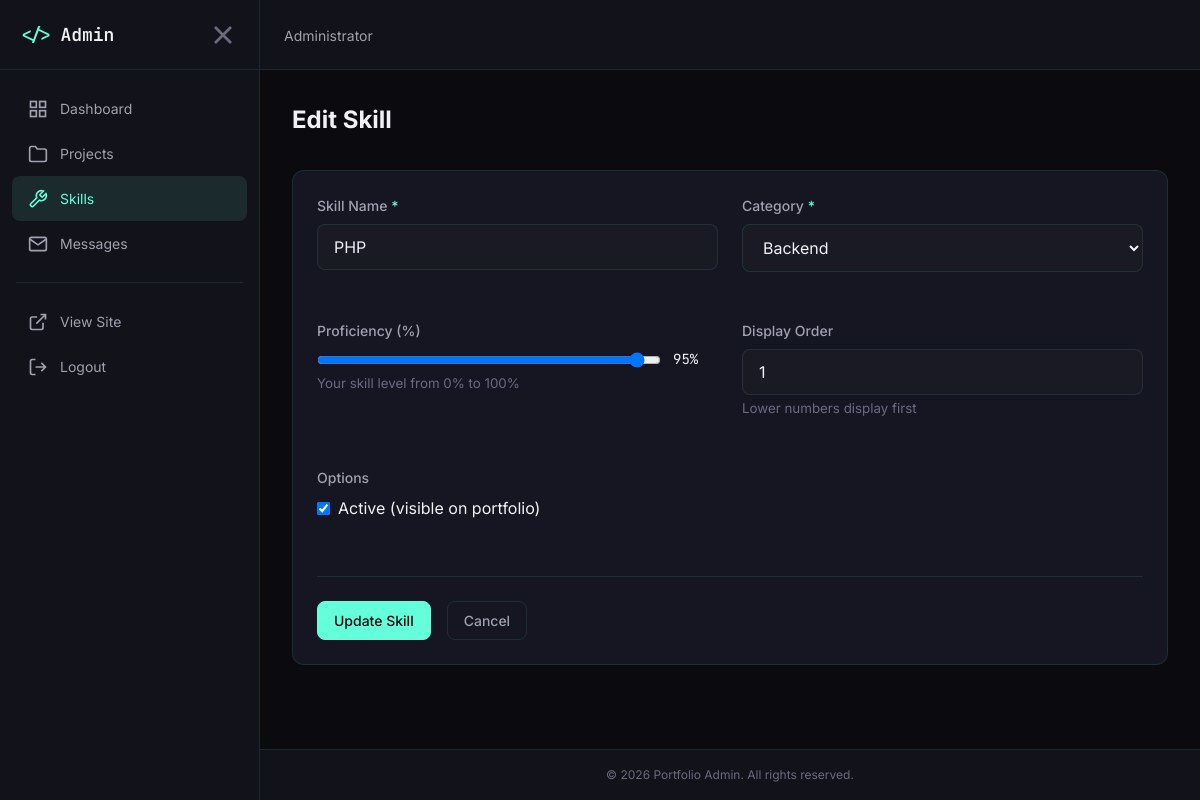
The app's page /admin/skill-form.php?id=1 (signed in) with its own data.
### tables this page shows
CREATE TABLE IF NOT EXISTS `skills` (
  `id` int(11) NOT NULL AUTO_INCREMENT,
  `name` varchar(100) NOT NULL,
  `category` varchar(50) DEFAULT 'Other',
  `icon` varchar(255) DEFAULT NULL,
  `proficiency` int(11) DEFAULT 80,
  `display_order` int(11) DEFAULT 0,
  `is_active` tinyint(1) DEFAULT 1,
  `created_at` timestamp DEFAULT CURRENT_TIMESTAMP,
  `updated_at` timestamp DEFAULT CURRENT_TIMESTAMP ON UPDATE CURRENT_TIMESTAMP,
  PRIMARY KEY (`id`),
  UNIQUE KEY `name` (`name`)
);

### includes/database.php (called while the page is built, shortened)
<?php
class Database {
    private static ?PDO $instance = null;
    public static function getInstance(): PDO {
        if (self::$instance === null) {
            try {
                $dsn = "mysql:host=" . DB_HOST . ";dbname=" . DB_NAME . ";charset=" . DB_CHARSET;
                $options = [
                    PDO::ATTR_ERRMODE => PDO::ERRMODE_EXCEPTION,
                    PDO::ATTR_DEFAULT_FETCH_MODE => PDO::FETCH_ASSOC,
                    PDO::ATTR_EMULATE_PREPARES => false,
                    PDO::MYSQL_ATTR_INIT_COMMAND => "SET NAMES " . DB_CHARSET . " COLLATE utf8mb4_unicode_ci"
                ];
                self::$instance = new PDO($dsn, DB_USER, DB_PASS, $options);
            } catch (PDOException $e) {
                error_log("Database connection failed: " . $e->getMessage());
                throw new Exception("Database connection failed. Please try again later.");
            }
        }
        return self::$instance;
    }
    public static function queryOne(string $sql, array $params = []): ?array {
        $stmt = self::getInstance()->prepare($sql);
        $stmt->execute($params);
        $result = $stmt->fetch();
        return $result ?: null;
    }
}

### includes/models/Skill.php (called while the page is built, shortened)
<?php
require_once __DIR__ . '/../database.php';
class Skill {
    public static function getById(int $id): ?array {
        return Database::queryOne("SELECT * FROM skills WHERE id = :id", [':id' => $id]);
    }
}

### includes/helpers.php (called while the page is built, shortened)
<?php
function e(string $text): string {
    return htmlspecialchars($text, ENT_QUOTES, 'UTF-8');
}

### admin/skill-form.php (the view, shortened to what this page needs)
<?php
require_once __DIR__ . '/../includes/helpers.php';
require_once __DIR__ . '/../includes/models/Skill.php';
$skill = null;
$editId = isset($_GET['id']) ? (int) $_GET['id'] : 0;
if ($editId > 0) {
    $skill = Skill::getById($editId);
    if ($skill) {
        $pageTitle = 'Edit Skill';
    } else {
        setFlash('error', 'Skill not found.');
        redirect(SITE_URL . '/admin/skills.php');
    }
}
include __DIR__ . '/includes/header.php';
?>
<div class="admin-page-header">
    <h1><?php echo $pageTitle; ?></h1>
</div>
<div class="admin-section">
    <div class="admin-section-body">
        <form method="POST" action="" data-validate>
            <div class="admin-form-grid">
                <div class="form-group">
                    <label for="name" class="form-label">Skill Name <span>*</span></label>
                    <input type="text"
                           id="name"
                           name="name"
                           class="form-input"
                           value="<?php echo e($_POST['name'] ?? $skill['name'] ?? ''); ?>"
                           required
                           maxlength="100"
                           placeholder="e.g., PHP, Laravel, JavaScript">
                </div>
                <div class="form-group">
                    <label for="category" class="form-label">Category <span>*</span></label>
                    <select id="category" name="category" class="form-input" required>
                        <option value="Backend" <?php echo ($_POST['category'] ?? $skill['category'] ?? '') === 'Backend' ? 'selected' : ''; ?>>Backend</option>
                    </select>
                </div>
                <div class="form-group">
                    <label for="proficiency" class="form-label">Proficiency (%)</label>
                    <div style="display: flex; align-items: center; gap: var(--space-3);">
                        <input type="range"
                               id="proficiency"
                               name="proficiency"
                               min="0"
                               max="100"
                               value="<?php echo $_POST['proficiency'] ?? $skill['proficiency'] ?? 80; ?>"
                               style="flex: 1;"
                               oninput="document.getElementById('proficiencyValue').textContent = this.value + '%'">
                        <span id="proficiencyValue" style="min-width: 45px; font-family: var(--font-mono); font-size: var(--font-size-sm);">
                            <?php echo $_POST['proficiency'] ?? $skill['proficiency'] ?? 80; ?>%
                        </span>
                    </div>
                    <small style="color: var(--color-text-muted);">Your skill level from 0% to 100%</small>
                </div>
                <div class="form-group">
                    <label for="display_order" class="form-label">Display Order</label>
                    <input type="number"
                           id="display_order"
                           name="display_order"
                           class="form-input"
                           value="<?php echo $_POST['display_order'] ?? $skill['display_order'] ?? 0; ?>"
                           min="0">
                    <small style="color: var(--color-text-muted);">Lower numbers display first</small>
                </div>
                <div class="form-group">
                    <label class="form-label">Options</label>
                    <label style="display: flex; align-items: center; gap: var(--space-2);">
                        <input type="checkbox"
                               name="is_active"
                               value="1"
                               <?php echo ($_POST['is_active'] ?? $skill['is_active'] ?? 1) ? 'checked' : ''; ?>>
                        <span>Active (visible on portfolio)</span>
                    </label>
                </div>
            </div>
            <div class="admin-form-actions">
                <button type="submit" class="admin-btn admin-btn-primary">
                    <?php echo $editId > 0 ? 'Update Skill' : 'Create Skill'; ?>
                </button>
                <a href="<?php echo SITE_URL; ?>/admin/skills.php" class="admin-btn admin-btn-secondary">
                    Cancel
                </a>
            </div>
        </form>
    </div>
</div>
<?php include __DIR__ . '/includes/footer.php'; ?>

### assets/css/main.css (style rules this page uses)
:root { --color-bg-primary: #0a0a0f; --color-bg-secondary: #12121a; --color-bg-tertiary: #1a1a25; --color-bg-card: #161622; --color-bg-hover: #222233; --color-text-primary: #f0f0f5; --color-text-secondary: #a0a0b0; --color-text-muted: #6a6a80; --color-text-accent: #64ffda; --color-accent-primary: #64ffda; --color-accent-secondary: #00b4d8; --color-accent-tertiary: #90e0ef; --color-success: #4ade80; --color-error: #f87171; --color-warning: #fbbf24; --color-info: #60a5fa; --color-border: rgba(100, 255, 218, 0.1); --color-border-hover: rgba(100, 255, 218, 0.3); --font-primary: 'Inter', -apple-system, BlinkMacSystemFont, sans-serif; --font-mono: 'JetBrains Mono', 'Fira Code', monospace; --font-size-xs: 0.75rem; --font-size-sm: 0.875rem; --font-size-base: 1rem; --font-size-lg: 1.125rem; --font-size-xl: 1.25rem; --font-size-2xl: 1.5rem; --font-size-3xl: 2rem; --font-size-4xl: 2.5rem; --font-size-5xl: 3rem; --font-size-6xl: 4rem; --font-weight-light: 300; --font-weight-normal: 400; --font-weight-medium: 500; --font-weight-semibold: 600; --font-weight-bold: 700; --line-height-tight: 1.25; --line-height-normal: 1.5; --line-height-relaxed: 1.75; --space-1: 0.25rem; --space-2: 0.5rem; --space-3: 0.75rem; --space-4: 1rem; --space-5: 1.25rem; --space-6: 1.5rem; --space-8: 2rem; --space-10: 2.5rem; --space-12: 3rem; --space-16: 4rem; --space-20: 5rem; --space-24: 6rem; --space-32: 8rem; --container-max: 1200px; --container-padding: 1.5rem; --radius-sm: 0.25rem; --radius-md: 0.5rem; --radius-lg: 0.75rem; --radius-xl: 1rem; --shadow-sm: 0 1px 2px rgba(0, 0, 0, 0.3); --shadow-md: 0 4px 6px rgba(0, 0, 0, 0.4); --shadow-lg: 0 10px 15px rgba(0, 0, 0, 0.5); --shadow-glow: 0 0 20px rgba(100, 255, 218, 0.15); --transition-fast: 150ms ease; --transition-base: 250ms ease; --transition-slow: 350ms ease; --z-dropdown: 100; --z-sticky: 200; --z-fixed: 300; --z-modal-backdrop: 400; --z-modal: 500; --z-popover: 600; --z-tooltip: 700; }
*, *::before, *::after { box-sizing: border-box; margin: 0; padding: 0; }
html { scroll-behavior: smooth; -webkit-font-smoothing: antialiased; -moz-osx-font-smoothing: grayscale; }
body { font-family: var(--font-primary); font-size: var(--font-size-base); line-height: var(--line-height-normal); color: var(--color-text-primary); background-color: var(--color-bg-primary); min-height: 100vh; overflow-x: hidden; }
a { color: var(--color-accent-primary); text-decoration: none; transition: color var(--transition-fast); }
button { font-family: inherit; cursor: pointer; border: none; background: none; }
.form-group { margin-bottom: var(--space-6); }
.form-label { display: block; font-size: var(--font-size-sm); font-weight: var(--font-weight-medium); margin-bottom: var(--space-2); color: var(--color-text-secondary); }
.form-label span { color: var(--color-accent-primary); }
.form-input, .form-textarea { width: 100%; padding: var(--space-3) var(--space-4); font-family: var(--font-primary); font-size: var(--font-size-base); color: var(--color-text-primary); background: var(--color-bg-tertiary); border: 1px solid var(--color-border); border-radius: var(--radius-md); transition: all var(--transition-fast); }
.form-input::placeholder, .form-textarea::placeholder { color: var(--color-text-muted); }

### records on screen
skills: name "PHP", category "Backend", proficiency "95", display_order "1", is_active "☑"

### other values on screen
$_SESSION['admin_full_name'] "Administrator"
$pageTitle "Edit Skill"
